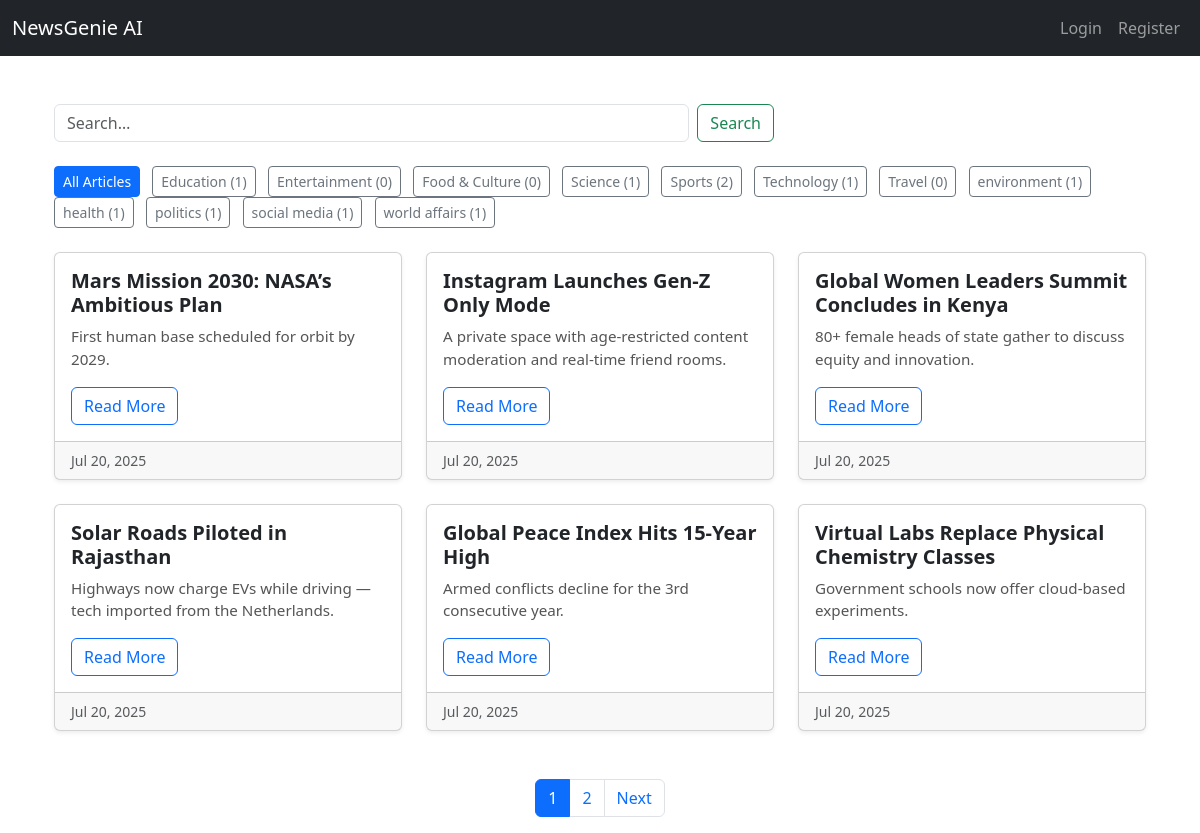
Page /news/ on the committed database.
### news/models.py (models this page shows, shortened)
class Category(models.Model):
    name = models.CharField(max_length=100)
    description = models.TextField(blank=True)
    class Meta:
        verbose_name_plural = "Categories"

class Article(models.Model):
    title = models.CharField(max_length=200)
    content = models.TextField()
    summary = models.TextField(blank=True)
    source_url = models.URLField()
    category = models.ForeignKey(Category, on_delete=models.CASCADE, related_name='articles')
    published_date = models.DateTimeField(default=timezone.now)
    created_at = models.DateTimeField(auto_now_add=True)
    audio_file = models.FileField(upload_to='audio/', blank=True, null=True)
    class Meta:
        ordering = ['-published_date']

### news/views.py (the view, shortened to what this page needs)
# urls.py: path('', ArticleListView.as_view(), name='article_list'),  # /news/
class ArticleListView(ListView):
    model = Article
    template_name = 'news/article_list.html'
    context_object_name = 'articles'
    paginate_by = 6
    ordering = ['-published_date']
    def get_queryset(self):
        queryset = super().get_queryset()
        category_name = self.request.GET.get('category')
        search_query = self.request.GET.get('q')
        if category_name and category_name != 'All':
            queryset = queryset.filter(category__name__iexact=category_name)
            return queryset  # Show only this category
        if search_query:
            queryset = queryset.filter(
                Q(title__icontains=search_query) |
                Q(content__icontains=search_query) |
                Q(category__name__icontains=search_query)
            )
        return queryset
    def get_context_data(self, **kwargs):
        context = super().get_context_data(**kwargs)
        context['categories'] = Category.objects.annotate(
            article_count=Count('articles')  # article = related_name from ForeignKey in Article model
        ).order_by('name')
        context['current_category'] = self.request.GET.get('category', 'All')
        context['search_query'] = self.request.GET.get('q', '')
        context['recommendations'] = []
        return context

### news/templates/news/article_list.html (shortened to what this page needs)
{% extends 'base.html' %}
{% load static %}
{% block content %}
<div class="container mt-5">
  <div class="row mb-4">
    <div class="col-md-8">
      <form class="d-flex" method="GET" action=".">
        <input name="q" class="form-control me-2" placeholder="Search…" value="{{ search_query }}">
        <button class="btn btn-outline-success">Search</button>
      </form>
    </div>
  </div>
  <div class="row mb-4">
    <div class="col">
      <a href="." class="btn btn-sm {% if current_category == 'All' %}btn-primary{% else %}btn-outline-secondary{% endif %} me-2">All Articles</a>
      {% for category in categories %}
        <a href="?category={{ category.name }}{% if search_query %}&q={{ search_query }}{% endif %}"
           class="btn btn-sm {% if current_category == category.name %}btn-primary{% else %}btn-outline-secondary{% endif %} me-2">
          {{ category.name }} ({{ category.article_count }})
        </a>
      {% endfor %}
    </div>
  </div>
  <div class="row">
    {% for article in articles %}
      <div class="col-md-4 mb-4">
        <div class="card h-100 shadow-sm">
          <div class="card-body">
            <h5 class="card-title">{{ article.title }}</h5>
            <p class="card-text">
              {% if article.summary %}
                {{ article.summary|truncatewords:25 }}
              {% else %}
                {{ article.content|truncatewords:25 }}
              {% endif %}
            </p>
            <a href="{% url 'news:article_detail' article.pk %}" class="btn btn-outline-primary">Read More</a>
          </div>
          <div class="card-footer text-muted small">
            {{ article.published_date|date:"M d, Y" }}
          </div>
        </div>
      </div>
    {% empty %}
      <div class="col">
        <p>No articles found.</p>
      </div>
    {% endfor %}
  </div>
  {% if is_paginated %}
    <nav class="mt-4">
      <ul class="pagination justify-content-center">
        {% for num in paginator.page_range %}
          {% if num == page_obj.number %}
            <li class="page-item active"><span class="page-link">{{ num }}</span></li>
          {% elif num >= page_obj.number|add:"-3" and num <= page_obj.number|add:"3" %}
            <li class="page-item">
              <a class="page-link" href="?page={{ num }}{% if current_category != 'All' %}&category={{ current_category }}{% endif %}{% if search_query %}&q={{ search_query }}{% endif %}">{{ num }}</a>
            </li>
          {% endif %}
        {% endfor %}
        {% if page_obj.has_next %}
          <li class="page-item">
            <a class="page-link" href="?page={{ page_obj.next_page_number }}{% if current_category != 'All' %}&category={{ current_category }}{% endif %}{% if search_query %}&q={{ search_query }}{% endif %}">Next</a>
          </li>
        {% endif %}
      </ul>
    </nav>
  {% endif %}
</div>
{% endblock %}

### users/templates/base.html (shortened to what this page needs)
<!DOCTYPE html>
<html lang="en">
<head>
    {% load static %}
    <link rel="stylesheet" href="{% static 'css/styles.css' %}">
    <link href="https://cdn.jsdelivr.net/npm/bootstrap@5.3.0/dist/css/bootstrap.min.css" rel="stylesheet">
</head>
<body>
<nav class="navbar navbar-expand-lg navbar-dark bg-dark">
  <div class="container-fluid">
    <a class="navbar-brand" href="{% url 'home' %}">NewsGenie AI</a>
    <div class="collapse navbar-collapse" id="navbarContent">
      <ul class="navbar-nav ms-auto mb-2 mb-lg-0">
        {% if user.is_authenticated %}
          <li class="nav-item">
            <a class="nav-link" href="{% url 'users:preferences' %}">Preferences</a>
          </li>
          <li class="nav-item">
            <form action="{% url 'logout' %}" method="post" class="d-inline">
              {% csrf_token %}
              <button type="submit" class="btn btn-outline-light btn-sm">Logout</button>
            </form>
          </li>
        {% else %}
          <li class="nav-item">
            <a class="nav-link" href="{% url 'login' %}">Login</a>
          </li>
          <li class="nav-item">
            <a class="nav-link" href="{% url 'register' %}">Register</a>
          </li>
        {% endif %}
      </ul>
    </div>
  </div>
</nav>
<main class="container mt-4">
  {% block content %}{% endblock %}
</main>
</body>
</html>

### news/static/css/styles.css (style rules this page uses)
.card-title { font-weight: 600; color: #003366; }
.card-text { font-size: 0.95rem; color: #555; }

### rows in the picture
Category: name "Education", article_count "1"
Category: name "Entertainment", article_count "0"
Category: name "Food & Culture", article_count "0"
Category: name "Science", article_count "1"
Category: name "Sports", article_count "2"
Category: name "Technology", article_count "1"
Category: name "Travel", article_count "0"
Category: name "environment", article_count "1"
Category: name "health", article_count "1"
Category: name "politics", article_count "1"
Category: name "social media", article_count "1"
Category: name "world affairs", article_count "1"
Article: title "Mars Mission 2030: NASA’s Ambitious Plan", content "First human base scheduled for orbit by 2029.", published_date "Jul 20, 2025"
Article: title "Instagram Launches Gen-Z Only Mode", content "A private space with age-restricted content moderation and real-time friend rooms.", published_date "Jul 20, 2025"
Article: title "Global Women Leaders Summit Concludes in Kenya", content "80+ female heads of state gather to discuss equity and innovation.", published_date "Jul 20, 2025"
Article: title "Solar Roads Piloted in Rajasthan", content "Highways now charge EVs while driving — tech imported from the Netherlands.", published_date "Jul 20, 2025"
Article: title "Global Peace Index Hits 15-Year High", content "Armed conflicts decline for the 3rd consecutive year.", published_date "Jul 20, 2025"
Article: title "Virtual Labs Replace Physical Chemistry Classes", content "Government schools now offer cloud-based experiments.", published_date "Jul 20, 2025"

### other values in the picture
{{ num }} "1"
{{ num }} "2"
